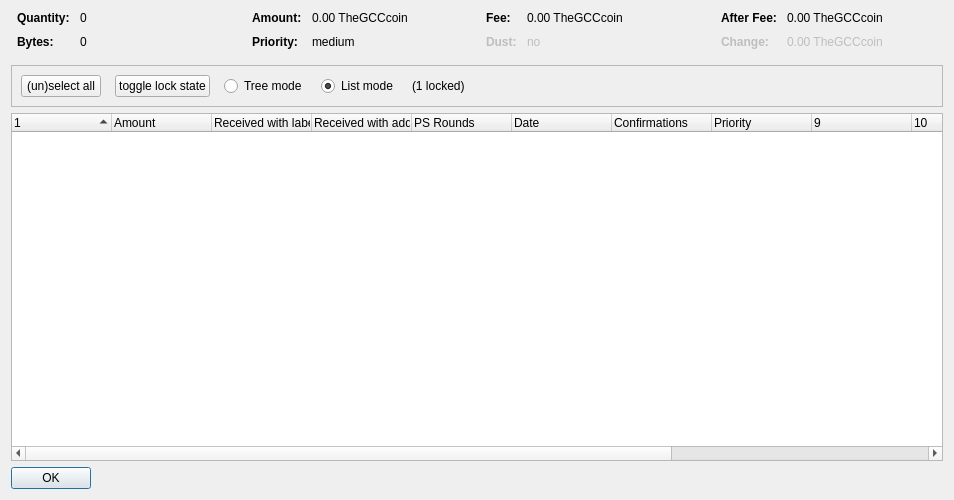
<?xml version="1.0" encoding="UTF-8"?>
<ui version="4.0">
 <class>CoinControlDialog</class>
 <widget class="QDialog" name="CoinControlDialog">
  <property name="geometry">
   <rect>
    <x>0</x>
    <y>0</y>
    <width>954</width>
    <height>500</height>
   </rect>
  </property>
  <property name="windowTitle">
   <string>Coin Selection</string>
  </property>
  <layout class="QVBoxLayout" name="verticalLayout">
   <item>
    <layout class="QHBoxLayout" name="horizontalLayoutTop" stretch="0,0,0,0">
     <property name="topMargin">
      <number>0</number>
     </property>
     <property name="bottomMargin">
      <number>10</number>
     </property>
     <item>
      <layout class="QFormLayout" name="formLayoutCoinControl1">
       <property name="horizontalSpacing">
        <number>10</number>
       </property>
       <property name="verticalSpacing">
        <number>10</number>
       </property>
       <property name="leftMargin">
        <number>6</number>
       </property>
       <property name="rightMargin">
        <number>6</number>
       </property>
       <item row="0" column="0">
        <widget class="QLabel" name="labelCoinControlQuantityText">
         <property name="font">
          <font>
           <weight>75</weight>
           <bold>true</bold>
          </font>
         </property>
         <property name="text">
          <string>Quantity:</string>
         </property>
        </widget>
       </item>
       <item row="0" column="1">
        <widget class="QLabel" name="labelCoinControlQuantity">
         <property name="cursor">
          <cursorShape>IBeamCursor</cursorShape>
         </property>
         <property name="contextMenuPolicy">
          <enum>Qt::ActionsContextMenu</enum>
         </property>
         <property name="text">
          <string notr="true">0</string>
         </property>
         <property name="textInteractionFlags">
          <set>Qt::LinksAccessibleByMouse|Qt::TextSelectableByKeyboard|Qt::TextSelectableByMouse</set>
         </property>
        </widget>
       </item>
       <item row="1" column="0">
        <widget class="QLabel" name="labelCoinControlBytesText">
         <property name="font">
          <font>
           <weight>75</weight>
           <bold>true</bold>
          </font>
         </property>
         <property name="text">
          <string>Bytes:</string>
         </property>
        </widget>
       </item>
       <item row="1" column="1">
        <widget class="QLabel" name="labelCoinControlBytes">
         <property name="cursor">
          <cursorShape>IBeamCursor</cursorShape>
         </property>
         <property name="contextMenuPolicy">
          <enum>Qt::ActionsContextMenu</enum>
         </property>
         <property name="text">
          <string notr="true">0</string>
         </property>
         <property name="textInteractionFlags">
          <set>Qt::LinksAccessibleByMouse|Qt::TextSelectableByKeyboard|Qt::TextSelectableByMouse</set>
         </property>
        </widget>
       </item>
      </layout>
     </item>
     <item>
      <layout class="QFormLayout" name="formLayoutCoinControl2">
       <property name="horizontalSpacing">
        <number>10</number>
       </property>
       <property name="verticalSpacing">
        <number>10</number>
       </property>
       <property name="leftMargin">
        <number>6</number>
       </property>
       <property name="rightMargin">
        <number>6</number>
       </property>
       <item row="0" column="0">
        <widget class="QLabel" name="labelCoinControlAmountText">
         <property name="font">
          <font>
           <weight>75</weight>
           <bold>true</bold>
          </font>
         </property>
         <property name="text">
          <string>Amount:</string>
         </property>
        </widget>
       </item>
       <item row="0" column="1">
        <widget class="QLabel" name="labelCoinControlAmount">
         <property name="cursor">
          <cursorShape>IBeamCursor</cursorShape>
         </property>
         <property name="contextMenuPolicy">
          <enum>Qt::ActionsContextMenu</enum>
         </property>
         <property name="text">
          <string notr="true">0.00 TheGCCcoin</string>
         </property>
         <property name="textInteractionFlags">
          <set>Qt::LinksAccessibleByMouse|Qt::TextSelectableByKeyboard|Qt::TextSelectableByMouse</set>
         </property>
        </widget>
       </item>
       <item row="1" column="0">
        <widget class="QLabel" name="labelCoinControlPriorityText">
         <property name="font">
          <font>
           <weight>75</weight>
           <bold>true</bold>
          </font>
         </property>
         <property name="text">
          <string>Priority:</string>
         </property>
        </widget>
       </item>
       <item row="1" column="1">
        <widget class="QLabel" name="labelCoinControlPriority">
         <property name="cursor">
          <cursorShape>IBeamCursor</cursorShape>
         </property>
         <property name="contextMenuPolicy">
          <enum>Qt::ActionsContextMenu</enum>
         </property>
         <property name="text">
          <string>medium</string>
         </property>
         <property name="textInteractionFlags">
          <set>Qt::LinksAccessibleByMouse|Qt::TextSelectableByKeyboard|Qt::TextSelectableByMouse</set>
         </property>
        </widget>
       </item>
      </layout>
     </item>
     <item>
      <layout class="QFormLayout" name="formLayoutCoinControl3">
       <property name="horizontalSpacing">
        <number>10</number>
       </property>
       <property name="verticalSpacing">
        <number>10</number>
       </property>
       <property name="leftMargin">
        <number>6</number>
       </property>
       <property name="rightMargin">
        <number>6</number>
       </property>
       <item row="0" column="0">
        <widget class="QLabel" name="labelCoinControlFeeText">
         <property name="font">
          <font>
           <weight>75</weight>
           <bold>true</bold>
          </font>
         </property>
         <property name="text">
          <string>Fee:</string>
         </property>
        </widget>
       </item>
       <item row="0" column="1">
        <widget class="QLabel" name="labelCoinControlFee">
         <property name="cursor">
          <cursorShape>IBeamCursor</cursorShape>
         </property>
         <property name="contextMenuPolicy">
          <enum>Qt::ActionsContextMenu</enum>
         </property>
         <property name="text">
          <string notr="true">0.00 TheGCCcoin</string>
         </property>
         <property name="textInteractionFlags">
          <set>Qt::LinksAccessibleByMouse|Qt::TextSelectableByKeyboard|Qt::TextSelectableByMouse</set>
         </property>
        </widget>
       </item>
       <item row="1" column="0">
        <widget class="QLabel" name="labelCoinControlLowOutputText">
         <property name="enabled">
          <bool>false</bool>
         </property>
         <property name="font">
          <font>
           <weight>75</weight>
           <bold>true</bold>
          </font>
         </property>
         <property name="text">
          <string>Dust:</string>
         </property>
        </widget>
       </item>
       <item row="1" column="1">
        <widget class="QLabel" name="labelCoinControlLowOutput">
         <property name="enabled">
          <bool>false</bool>
         </property>
         <property name="cursor">
          <cursorShape>IBeamCursor</cursorShape>
         </property>
         <property name="contextMenuPolicy">
          <enum>Qt::ActionsContextMenu</enum>
         </property>
         <property name="text">
          <string>no</string>
         </property>
         <property name="textInteractionFlags">
          <set>Qt::LinksAccessibleByMouse|Qt::TextSelectableByKeyboard|Qt::TextSelectableByMouse</set>
         </property>
        </widget>
       </item>
      </layout>
     </item>
     <item>
      <layout class="QFormLayout" name="formLayoutCoinControl4">
       <property name="horizontalSpacing">
        <number>10</number>
       </property>
       <property name="verticalSpacing">
        <number>10</number>
       </property>
       <property name="leftMargin">
        <number>6</number>
       </property>
       <property name="rightMargin">
        <number>6</number>
       </property>
       <item row="0" column="0">
        <widget class="QLabel" name="labelCoinControlAfterFeeText">
         <property name="font">
          <font>
           <weight>75</weight>
           <bold>true</bold>
          </font>
         </property>
         <property name="text">
          <string>After Fee:</string>
         </property>
        </widget>
       </item>
       <item row="0" column="1">
        <widget class="QLabel" name="labelCoinControlAfterFee">
         <property name="cursor">
          <cursorShape>IBeamCursor</cursorShape>
         </property>
         <property name="contextMenuPolicy">
          <enum>Qt::ActionsContextMenu</enum>
         </property>
         <property name="text">
          <string notr="true">0.00 TheGCCcoin</string>
         </property>
         <property name="textInteractionFlags">
          <set>Qt::LinksAccessibleByMouse|Qt::TextSelectableByKeyboard|Qt::TextSelectableByMouse</set>
         </property>
        </widget>
       </item>
       <item row="1" column="0">
        <widget class="QLabel" name="labelCoinControlChangeText">
         <property name="enabled">
          <bool>false</bool>
         </property>
         <property name="font">
          <font>
           <weight>75</weight>
           <bold>true</bold>
          </font>
         </property>
         <property name="text">
          <string>Change:</string>
         </property>
        </widget>
       </item>
       <item row="1" column="1">
        <widget class="QLabel" name="labelCoinControlChange">
         <property name="enabled">
          <bool>false</bool>
         </property>
         <property name="cursor">
          <cursorShape>IBeamCursor</cursorShape>
         </property>
         <property name="contextMenuPolicy">
          <enum>Qt::ActionsContextMenu</enum>
         </property>
         <property name="text">
          <string notr="true">0.00 TheGCCcoin</string>
         </property>
         <property name="textInteractionFlags">
          <set>Qt::LinksAccessibleByMouse|Qt::TextSelectableByKeyboard|Qt::TextSelectableByMouse</set>
         </property>
        </widget>
       </item>
      </layout>
     </item>
    </layout>
   </item>
   <item>
    <widget class="QFrame" name="frame">
     <property name="minimumSize">
      <size>
       <width>0</width>
       <height>40</height>
      </size>
     </property>
     <property name="frameShape">
      <enum>QFrame::StyledPanel</enum>
     </property>
     <property name="frameShadow">
      <enum>QFrame::Sunken</enum>
     </property>
     <layout class="QHBoxLayout" name="horizontalLayout">
      <item>
       <layout class="QHBoxLayout" name="horizontalLayoutPanel" stretch="0,0,0,0,0,0">
        <property name="spacing">
         <number>14</number>
        </property>
        <item>
         <widget class="QPushButton" name="pushButtonSelectAll">
          <property name="sizePolicy">
           <sizepolicy hsizetype="Maximum" vsizetype="Fixed">
            <horstretch>0</horstretch>
            <verstretch>0</verstretch>
           </sizepolicy>
          </property>
          <property name="text">
           <string>(un)select all</string>
          </property>
          <property name="autoDefault">
           <bool>false</bool>
          </property>
         </widget>
        </item>
        <item>
         <widget class="QPushButton" name="pushButtonToggleLock">
          <property name="sizePolicy">
           <sizepolicy hsizetype="Maximum" vsizetype="Fixed">
            <horstretch>0</horstretch>
            <verstretch>0</verstretch>
           </sizepolicy>
          </property>
          <property name="text">
           <string>toggle lock state</string>
          </property>
          <property name="autoDefault">
           <bool>false</bool>
          </property>
         </widget>
        </item>
        <item>
         <widget class="QRadioButton" name="radioTreeMode">
          <property name="sizePolicy">
           <sizepolicy hsizetype="Maximum" vsizetype="Fixed">
            <horstretch>0</horstretch>
            <verstretch>0</verstretch>
           </sizepolicy>
          </property>
          <property name="text">
           <string>Tree mode</string>
          </property>
         </widget>
        </item>
        <item>
         <widget class="QRadioButton" name="radioListMode">
          <property name="sizePolicy">
           <sizepolicy hsizetype="Maximum" vsizetype="Fixed">
            <horstretch>0</horstretch>
            <verstretch>0</verstretch>
           </sizepolicy>
          </property>
          <property name="text">
           <string>List mode</string>
          </property>
          <property name="checked">
           <bool>true</bool>
          </property>
         </widget>
        </item>
        <item>
         <widget class="QLabel" name="labelLocked">
          <property name="text">
           <string>(1 locked)</string>
          </property>
         </widget>
        </item>
        <item>
         <spacer name="horizontalSpacer">
          <property name="orientation">
           <enum>Qt::Horizontal</enum>
          </property>
          <property name="sizeHint" stdset="0">
           <size>
            <width>40</width>
            <height>20</height>
           </size>
          </property>
         </spacer>
        </item>
       </layout>
      </item>
     </layout>
    </widget>
   </item>
   <item>
    <widget class="CoinControlTreeWidget" name="treeWidget">
     <property name="contextMenuPolicy">
      <enum>Qt::CustomContextMenu</enum>
     </property>
     <property name="sortingEnabled">
      <bool>false</bool>
     </property>
     <property name="columnCount">
      <number>13</number>
     </property>
     <attribute name="headerShowSortIndicator" stdset="0">
      <bool>true</bool>
     </attribute>
     <attribute name="headerStretchLastSection">
      <bool>false</bool>
     </attribute>
     <column>
      <property name="text">
       <string/>
      </property>
     </column>
     <column>
      <property name="text">
       <string>Amount</string>
      </property>
     </column>
     <column>
      <property name="text">
       <string>Received with label</string>
      </property>
     </column>
     <column>
      <property name="text">
       <string>Received with address</string>
      </property>
     </column>
     <column>
      <property name="text">
       <string>PS Rounds</string>
      </property>
     </column>
     <column>
      <property name="text">
       <string>Date</string>
      </property>
     </column>
     <column>
      <property name="text">
       <string>Confirmations</string>
      </property>
      <property name="toolTip">
       <string>Confirmed</string>
      </property>
     </column>
     <column>
      <property name="text">
       <string>Priority</string>
      </property>
     </column>
     <column>
      <property name="text">
       <string/>
      </property>
     </column>
     <column>
      <property name="text">
       <string/>
      </property>
     </column>
     <column>
      <property name="text">
       <string/>
      </property>
     </column>
     <column>
      <property name="text">
       <string/>
      </property>
     </column>
     <column>
      <property name="text">
       <string/>
      </property>
     </column>
    </widget>
   </item>
   <item>
    <widget class="QDialogButtonBox" name="buttonBox">
     <property name="sizePolicy">
      <sizepolicy hsizetype="Maximum" vsizetype="Fixed">
       <horstretch>0</horstretch>
       <verstretch>0</verstretch>
      </sizepolicy>
     </property>
     <property name="orientation">
      <enum>Qt::Horizontal</enum>
     </property>
     <property name="standardButtons">
      <set>QDialogButtonBox::Ok</set>
     </property>
    </widget>
   </item>
  </layout>
 </widget>
 <customwidgets>
  <customwidget>
   <class>CoinControlTreeWidget</class>
   <extends>QTreeWidget</extends>
   <header>coincontroltreewidget.h</header>
  </customwidget>
 </customwidgets>
 <resources/>
 <connections/>
</ui>
